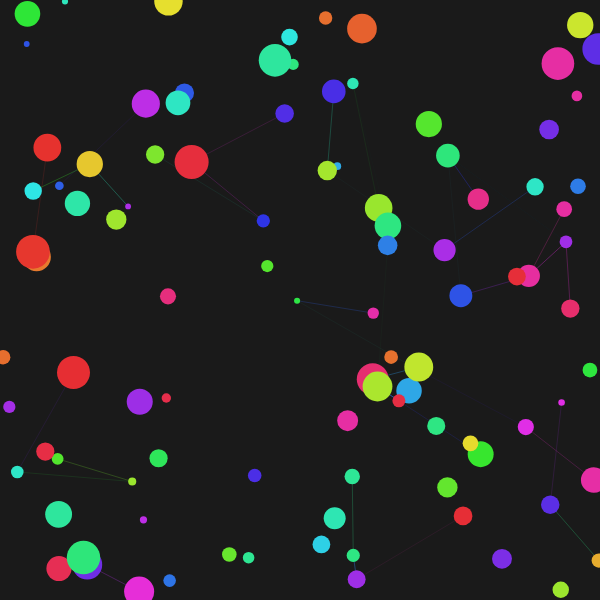
Frame 1 (no input)
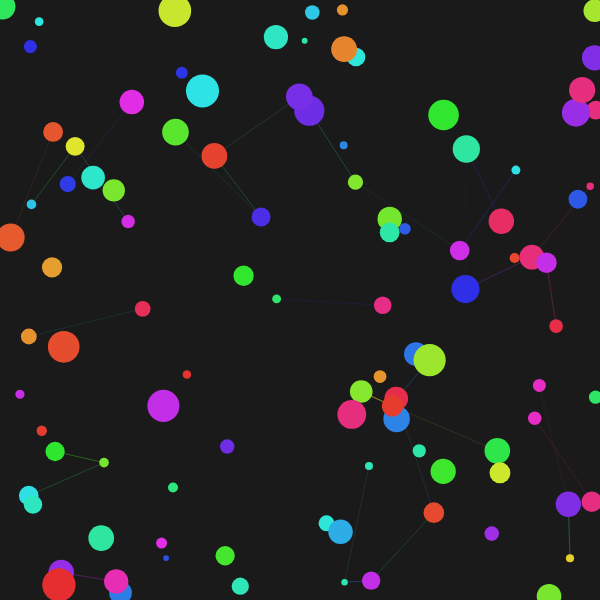
Frame 60 (no input)
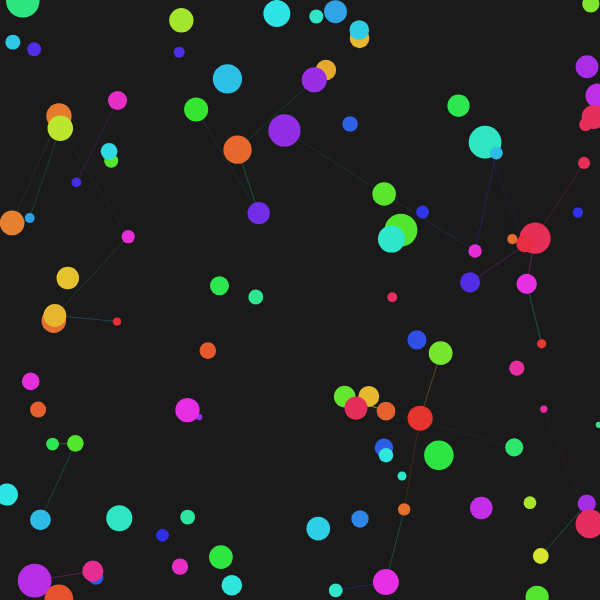
Frame 120 (the mouse pressed at the canvas centre since frame 60)

The p5.js sketch that drew these frames (run headless with seeded random() and noise() and a simulated clock; from frame 60 on, the mouse is pressed at the canvas centre):

// p5.js sketch
// ── sketch.js
let nodes = [];
let connections = [];
const nodeCount = 100;
const connectionCount = 300;
const time = 0;

function setup() {
  createCanvas(600, 600);
  colorMode(HSB, 360, 100, 100, 1);

  for (let i = 0; i < nodeCount; i++) {
    nodes.push({
      x: random(width),
      y: random(height),
      vx: random(-0.5, 0.5),
      vy: random(-0.5, 0.5),
      size: random(10, 30),
      hue: random(360)
    });
  }

  for (let i = 0; i < connectionCount; i++) {
    const a = floor(random(nodeCount));
    let b;
    do {
      b = floor(random(nodeCount));
    } while (b === a);
    connections.push({ a, b });
  }
}

function draw() {
  background(0, 0, 10);

  const t = millis() * 0.001;

  for (let i = 0; i < nodes.length; i++) {
    const n = nodes[i];
    n.x += n.vx;
    n.y += n.vy;

    if (n.x < 0 || n.x > width) n.vx *= -1;
    if (n.y < 0 || n.y > height) n.vy *= -1;

    n.hue = (n.hue + 0.2) % 360;
  }

  for (let i = 0; i < connections.length; i++) {
    const c = connections[i];
    const a = nodes[c.a];
    const b = nodes[c.b];

    const dx = a.x - b.x;
    const dy = a.y - b.y;
    const dist = sqrt(dx * dx + dy * dy);

    const maxDist = 150;
    if (dist < maxDist) {
      const alpha = map(dist, 0, maxDist, 1, 0);
      const hue = (a.hue + b.hue) / 2;

      stroke(hue, 80, 90, alpha * 0.5);
      line(a.x, a.y, b.x, b.y);
    }
  }

  for (let i = 0; i < nodes.length; i++) {
    const n = nodes[i];
    fill(n.hue, 80, 90);
    noStroke();
    ellipse(n.x, n.y, n.size + sin(t * 2 + i) * 5);
  }
}
